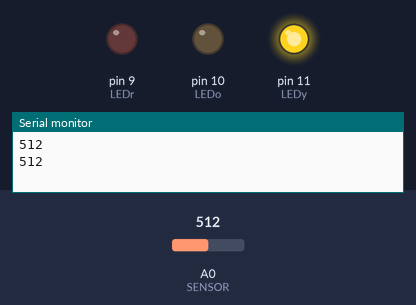
A sketch run on a simulated Arduino Uno, built with avr-gcc and run on an emulated ATmega328P. Parts: output pins drawn as LEDs (lit = HIGH), the last lines printed to the serial monitor. The test bench sets the inputs (shaded band); at power-on: A0 (SENSOR) = 512.

Above: at 1.2 s.
1.3 s: A0 (SENSOR) set to 163
3.2 s: A0 (SENSOR) set to 141
At 5.0 s:
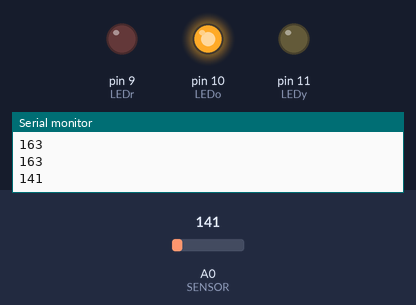
5.5 s: A0 (SENSOR) set to 71
7.2 s: A0 (SENSOR) set to 60
At 9.2 s:
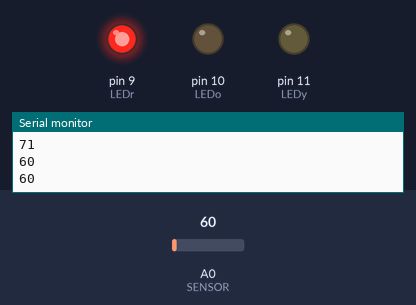
9.5 s: A0 (SENSOR) set to 122
At 10.8 s:
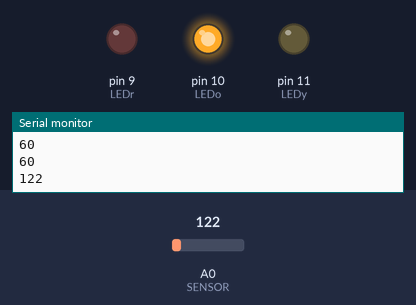
11.5 s: A0 (SENSOR) set to 160
At 12.4 s:
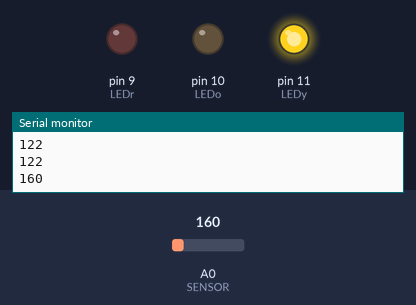
Timing chart, 0 to 14.5 s (numbered marks = the images above; inputs shaded):
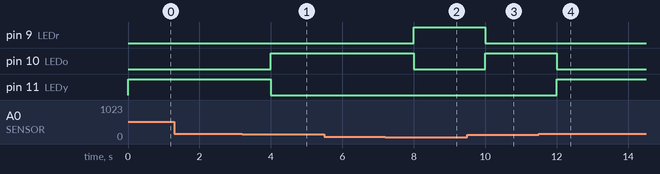

Measured:
- the behaviour switches between 150 and 149 on A0 (SENSOR) (found by bisection; images 0 and 1)
- the behaviour switches between 66 and 65 on A0 (SENSOR) (found by bisection; images 1 and 2)
- after the input at 3.2 s, pin 10 (LEDo): LOW → HIGH after 0.80 s; pin 11 (LEDy): HIGH → LOW after 0.80 s
- after the input at 7.2 s, pin 9 (LEDr): LOW → HIGH after 0.80 s; pin 10 (LEDo): HIGH → LOW after 0.80 s
- after the input at 9.5 s, pin 9 (LEDr): HIGH → LOW after 0.50 s; pin 10 (LEDo): LOW → HIGH after 0.50 s
- after the input at 11.5 s, pin 10 (LEDo): HIGH → LOW after 0.51 s; pin 11 (LEDy): LOW → HIGH after 0.51 s

The sketch:

lumiere_arduino.pde
```cpp
// My first from scratch program; Three LED's (Yellow, Orange, Red) light up depending on the brightness of the room (as read by the LDR). With an added data output.
// Allume 3 LED en fonction de la luminosité de la pièce.

#define LEDy  11
#define LEDo  10
#define LEDr  9
#define SENSOR 0

int val = 0;
int val_sensor = 0;

void setup() {

  pinMode(LEDy, OUTPUT);
  pinMode(LEDo, OUTPUT);
  pinMode(LEDr, OUTPUT);
  Serial.begin(9600);
}

void loop() {
val = analogRead(0);

if (val >= 150)
{
digitalWrite(LEDy, HIGH);
digitalWrite(LEDo, LOW);
digitalWrite(LEDr, LOW);
}
  if (val > 65 && val < 150)
{
digitalWrite(LEDy, LOW);
digitalWrite(LEDo, HIGH);
digitalWrite(LEDr, LOW);
}
  if (val <= 65)
{
digitalWrite(LEDy, LOW);
digitalWrite(LEDo, LOW);
digitalWrite(LEDr, HIGH);
}

val_sensor = analogRead(SENSOR);
Serial.println(val_sensor);
delay(1000);
}
```
